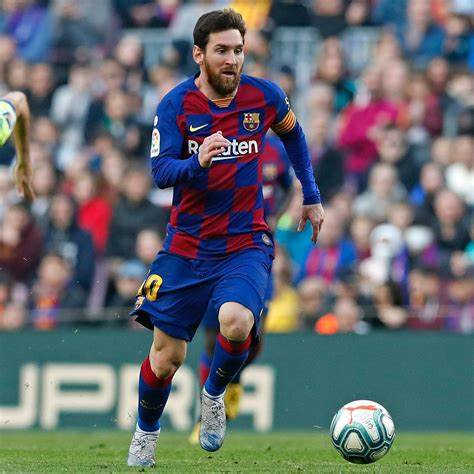
#> input picture images/messi.jpg, 474 x 474 px
$ jupyter execute 17_Image_pyramids.ipynb
#> lines starting #> are read from the running program, lines starting #| are printed output that depends on the picture
[cell 1]
import cv2
import matplotlib.pyplot as plt
import numpy as np

# Load and convert the image
img = cv2.imread('images/messi.jpg')
#> img is the input picture: shape (474, 474, 3); mean B, G, R 111, 106.1, 102.7
img = cv2.cvtColor(img, cv2.COLOR_BGR2RGB)
layer = img.copy()

# Create the Gaussian Pyramid
gaussian_pyramid_list = [layer]
for i in range(6):
    layer = cv2.pyrDown(layer)
    gaussian_pyramid_list.append(layer)
#> this loop made 6 passes
#> pass 1, `layer = cv2.pyrDown(layer)`:
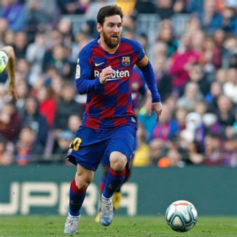
#> layer: shape (237, 237, 3); mean R, G, B 102.7, 106, 111
#> pass 2, `layer = cv2.pyrDown(layer)`:
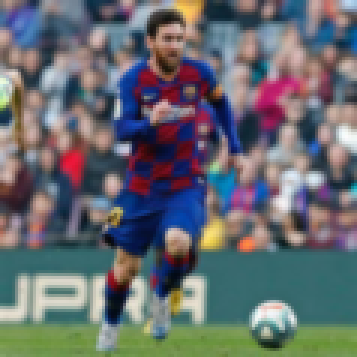
#> layer: shape (119, 119, 3) (shown 3 times larger); mean R, G, B 102.8, 106.2, 111
#> pass 3, `layer = cv2.pyrDown(layer)`:
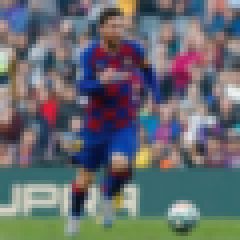
#> layer: shape (60, 60, 3) (shown 4 times larger); mean R, G, B 103, 106.6, 111
#> after the loop, gaussian_pyramid_list = 7 items

# Plot the Gaussian Pyramid
plt.figure(figsize=(15, 8))
for i in range(len(gaussian_pyramid_list)):
    plt.subplot(1, len(gaussian_pyramid_list), i + 1)
    plt.imshow(gaussian_pyramid_list[i])
    plt.title(f'Gaussian Level {i}')
    plt.axis('off')
#> this loop made 7 passes
plt.show()
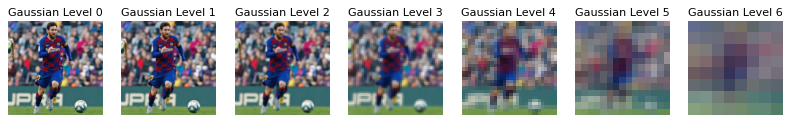
#> figure drawn by matplotlib, 7 panels

# Create the Laplacian Pyramid
layer = gaussian_pyramid_list[-1]
laplacian_pyramid_list = [layer]

for i in range(5, 0, -1):
    gaussian_extended = cv2.pyrUp(gaussian_pyramid_list[i])

    # Resize the expanded image to match the size of the current level
    if gaussian_extended.shape[:2] != gaussian_pyramid_list[i - 1].shape[:2]:
        gaussian_extended = cv2.resize(gaussian_extended, (gaussian_pyramid_list[i - 1].shape[1], gaussian_pyramid_list[i - 1].shape[0]))

    laplacian = cv2.subtract(gaussian_pyramid_list[i - 1], gaussian_extended)
    laplacian_pyramid_list.append(laplacian)
#> this loop made 5 passes
#> pass 1, `gaussian_extended = cv2.pyrUp(gaussian_pyramid_list[i])`:
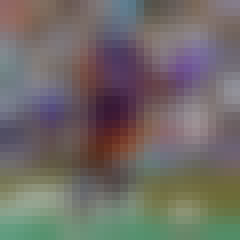
#> gaussian_extended: shape (30, 30, 3) (shown 8 times larger); mean of channels 0, 1, 2 103, 106.1, 111.5; drawn as B, G, R
#> pass 1, `laplacian = cv2.subtract(gaussian_pyramid_list[i - 1], gaussian_extend..`:
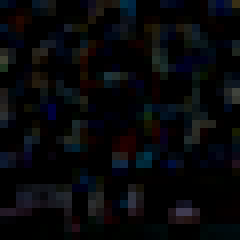
#> laplacian: shape (30, 30, 3) (shown 8 times larger); mean of channels 0, 1, 2 10, 7.6, 6.8; drawn as B, G, R
#> pass 2, `gaussian_extended = cv2.pyrUp(gaussian_pyramid_list[i])`:
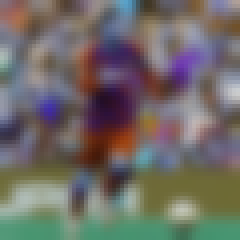
#> gaussian_extended: shape (60, 60, 3) (shown 4 times larger); mean of channels 0, 1, 2 103, 106.6, 111; drawn as B, G, R
#> pass 2, `laplacian = cv2.subtract(gaussian_pyramid_list[i - 1], gaussian_extend..`:
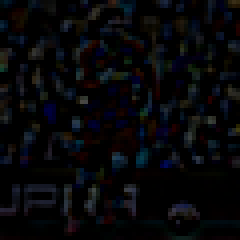
#> laplacian: shape (60, 60, 3) (shown 4 times larger); mean of channels 0, 1, 2 9.4, 7, 6.7; drawn as B, G, R
#> after the loop:
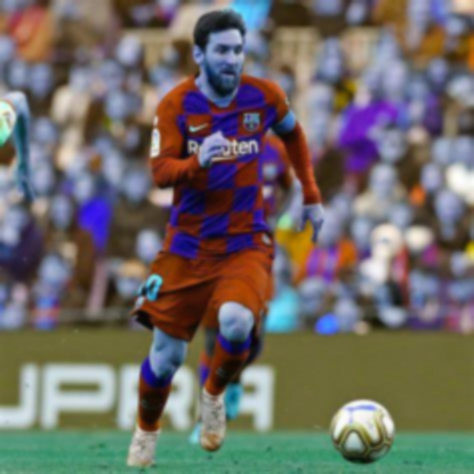
#> gaussian_extended: shape (474, 474, 3); mean of channels 0, 1, 2 102.7, 106.1, 111; drawn as B, G, R
#> after the loop, laplacian_pyramid_list = 6 items

# Plot the Laplacian Pyramid
plt.figure(figsize=(15, 8))
laplacian_pyramid_list = laplacian_pyramid_list[::-1]  # Reverse the list to start from the top level
for i in range(len(laplacian_pyramid_list)):
    plt.subplot(1, len(laplacian_pyramid_list), i + 1)
    plt.imshow(cv2.convertScaleAbs(laplacian_pyramid_list[i]))
    plt.title(f'Laplacian Level {i}')
    plt.axis('off')
plt.show()
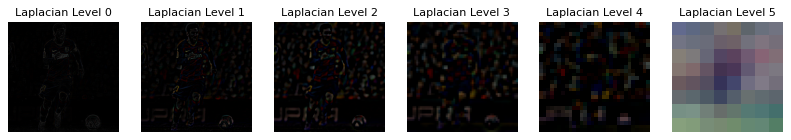
#> figure drawn by matplotlib, 6 panels

# Plot the original image
plt.figure(figsize=(6, 6))
plt.imshow(img)
plt.title("Original Image")
plt.axis('off')
plt.show()

$ run again, with images/apple.jpg copied over images/messi.jpg
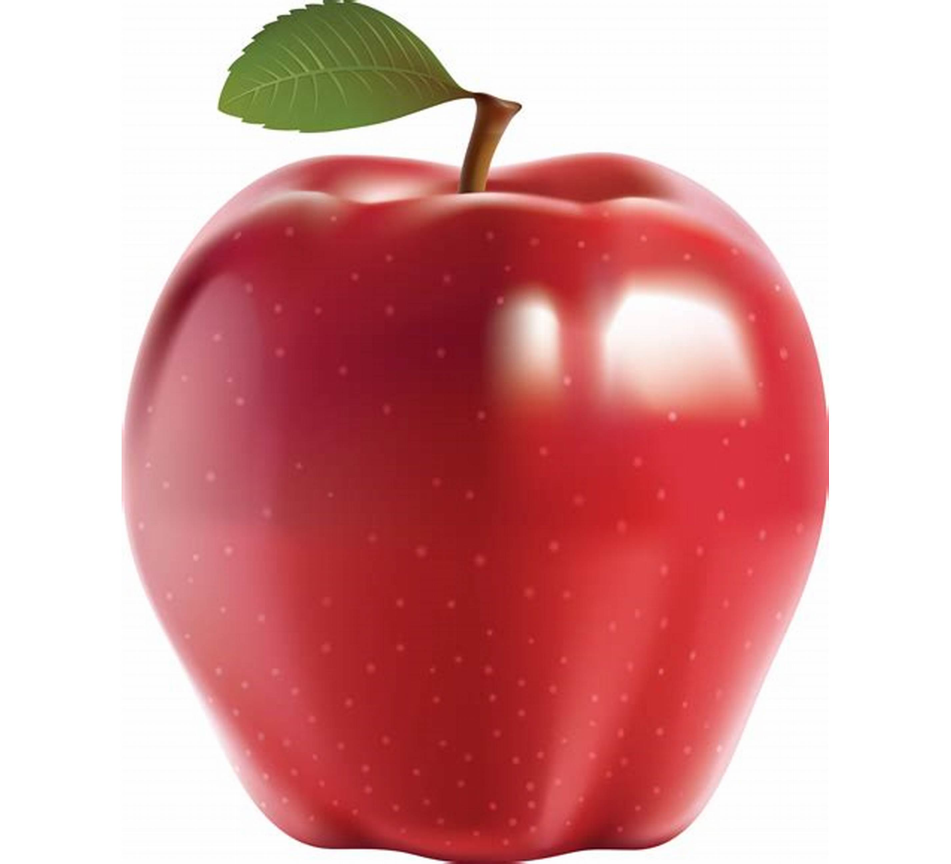
#> input picture images/apple.jpg, 2852 x 2592 px (shown at 1/3 size)
#> img is the input picture: shape (2592, 2852, 3); mean B, G, R 157.7, 157.1, 216.7
#> after the loop `for i in range(6):`: gaussian_pyramid_list = 7 items
#> the loop `for i in range(len(gaussian_pyramid_list)):` made 7 passes
#> the loop `for i in range(5, 0, -1):` made 5 passes
#> pass 1, `laplacian = cv2.subtract(gaussian_pyramid_list[i - 1], gaussian_extend..`:
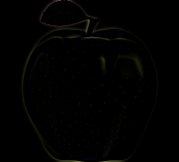
#> laplacian: shape (162, 179, 3); mean of channels 0, 1, 2 0.9, 1.6, 1.6; drawn as B, G, R
#> after the loop `for i in range(5, 0, -1):`:
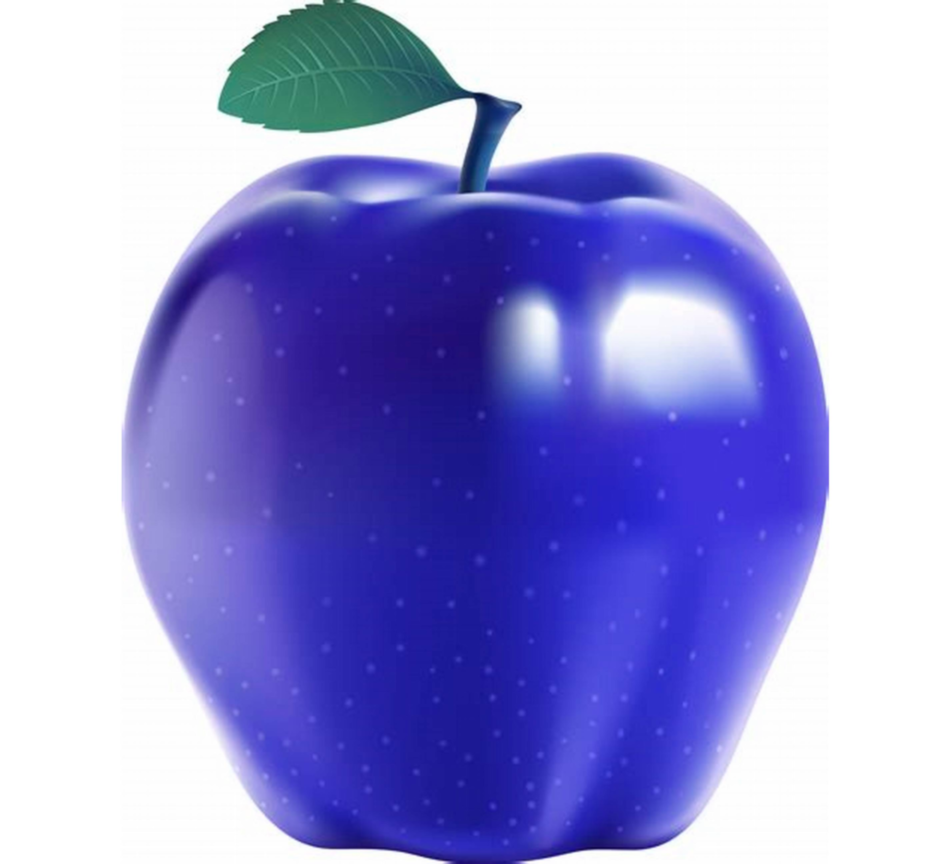
#> gaussian_extended: shape (2592, 2852, 3) (shown at 1/3 size); mean of channels 0, 1, 2 216.7, 157.1, 157.7; drawn as B, G, R
#> after the loop `for i in range(5, 0, -1):`: laplacian_pyramid_list = 6 items
#> the loop `for i in range(len(laplacian_pyramid_list)):` made 6 passes

$ run again, with images/balls.jpg copied over images/messi.jpg
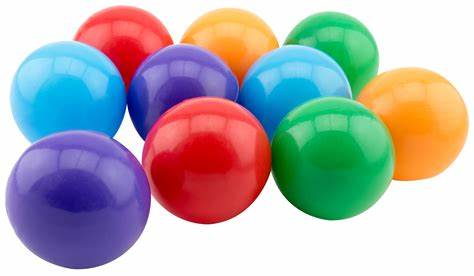
#> input picture images/balls.jpg, 474 x 276 px
#> img is the input picture: shape (276, 474, 3); mean B, G, R 174.9, 172.7, 174.7
#> after the loop `for i in range(6):`: gaussian_pyramid_list = 7 items
#> the loop `for i in range(len(gaussian_pyramid_list)):` made 7 passes
#> after the loop `for i in range(5, 0, -1):`:
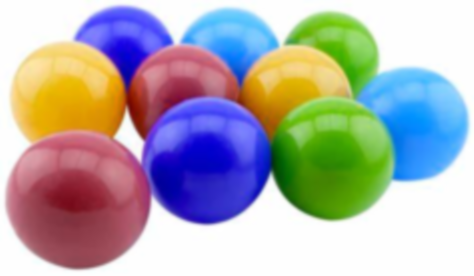
#> gaussian_extended: shape (276, 474, 3); mean of channels 0, 1, 2 174.8, 172.8, 174.9; drawn as B, G, R
#> after the loop `for i in range(5, 0, -1):`: laplacian_pyramid_list = 6 items
#> the loop `for i in range(len(laplacian_pyramid_list)):` made 6 passes
